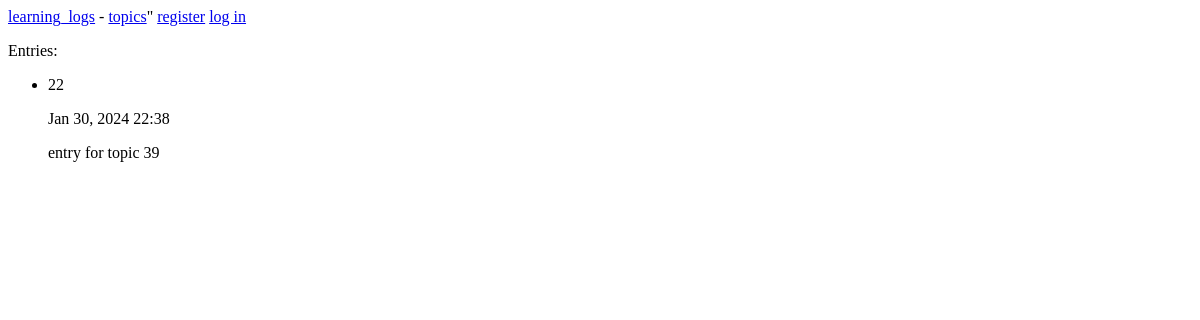
/show_entry/, run on an earlier commit of the app's database.
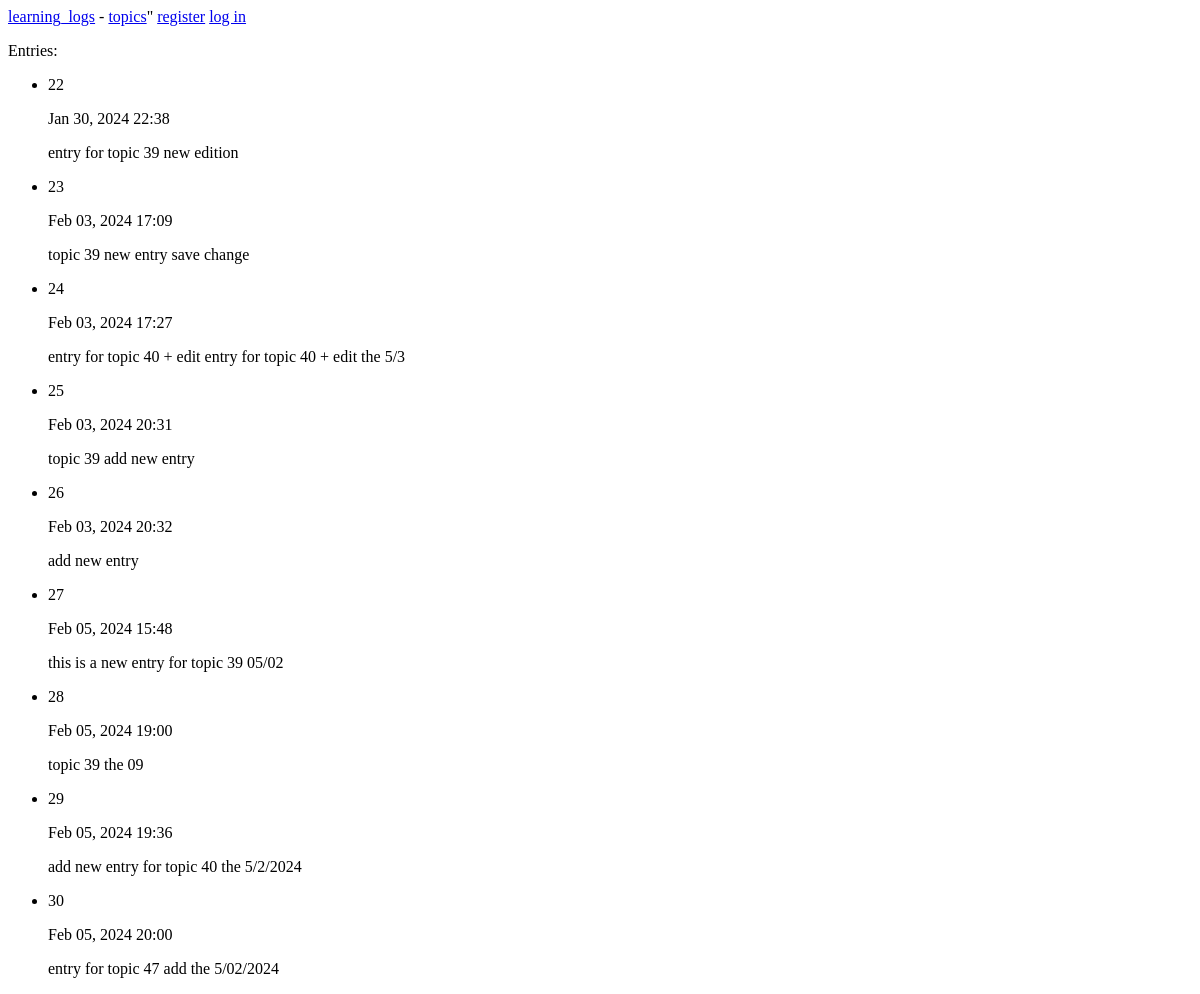
And on a later commit of the database.
### learning_logs/models.py (models this page shows, shortened)
class Entry(models.Model):
    topic = models.ForeignKey(Topic, on_delete=models.CASCADE)
    text = TextField(max_length=200)  # Using the custom TextField
    date_added = models.DateTimeField(auto_now_add=True)
    class Meta:
        verbose_name_plural = 'entries'

### learning_logs/views.py (the view)
# urls.py: url(r'^show_entry/$', views.show_entry , name='show_entry'),
def show_entry(request ):
    try:
       entries = Entry.objects.all()
       context = {'entries': entries}
       return render(request, 'learning_logs/show_entry.html', context)
    except EntryForm.DoesNotExist:
     raise Http404("Entry does not exist")

### learning_logs/templates/learning_logs/show_entry.html
{% extends 'learning_logs/base.html' %}
{% block content %}
 <p>Entries:</p>
<ul>
   {% for entry in entries %}
     <li>
      <p>{{ entry.id }}</p>
      <p>{{ entry.date_added|date:'M d, Y H:i' }}</p>
      <p>{{ entry.text|linebreaks }}</p>
     </li>
    {% empty %}
     <li>
       There are no entry yet.
      <li>
     {% endfor %}
</ul>
{% endblock content %}

### learning_logs/templates/learning_logs/base.html (shortened to what this page needs)
<p>
<a href="{% url 'learning_logs:index' %}">learning_logs</a>
-
<a href="{% url 'learning_logs:topics'  %}">topics</a>"
{% if user.is_authenticated %}
    Hello, {{ user.username }}
    <a href="{% url 'users:logout' %}">log out</a>
{% else %}
    <a href="{% url 'users:register' %}">register</a>
    <a href="{% url 'users:login' %}">log in</a>
 {% endif %}
<p>
{% block content %}
 {% endblock content %}

What changed in the data, as far as the page shows it:
changed Entry id 22: text "entry for topic 39" → "entry for topic 39 new edition"
added Entry: id "23", date_added "Feb 03, 2024 17:09", text "topic 39 new entry save change"
added Entry: id "24", date_added "Feb 03, 2024 17:27", text "entry for topic 40 + edit entry for topic 40 + edit the 5/3"
added Entry: id "25", date_added "Feb 03, 2024 20:31", text "topic 39 add new entry"
added Entry: id "26", date_added "Feb 03, 2024 20:32", text "add new entry"
added Entry: id "27", date_added "Feb 05, 2024 15:48", text "this is a new entry for topic 39 05/02"
added Entry: id "28", date_added "Feb 05, 2024 19:00", text "topic 39 the 09"
added Entry: id "29", date_added "Feb 05, 2024 19:36", text "add new entry for topic 40 the 5/2/2024"
added Entry: id "30", date_added "Feb 05, 2024 20:00", text "entry for topic 47 add the 5/02/2024"
